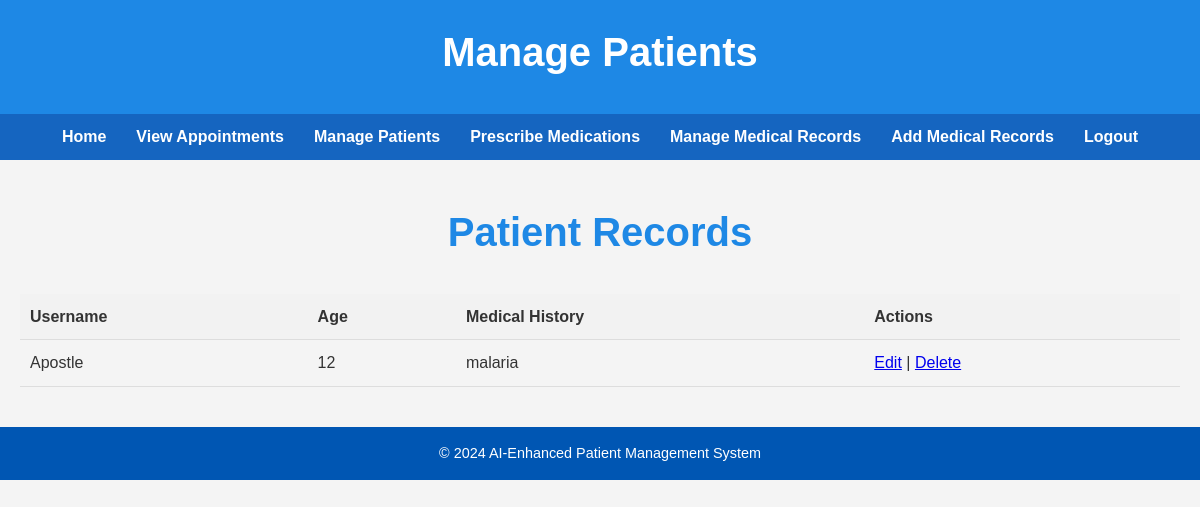
Page /frontend/managePatients.php (signed in) on the committed database.
### tables this page shows
CREATE TABLE `users` (
  `id` int(11) NOT NULL,
  `username` varchar(255) NOT NULL,
  `email` varchar(255) NOT NULL,
  `password` varchar(255) NOT NULL,
  `role` enum('patient','doctor','finance') NOT NULL,
  `age` int(11) DEFAULT NULL,
  `medical_history` text DEFAULT NULL,
  `created_at` timestamp NOT NULL DEFAULT current_timestamp(),
  `is_admin` tinyint(1) NOT NULL DEFAULT 0
);

### frontend/managePatients.php (the view, shortened to what this page needs)
<?php
require 'db.php';
$sql = "SELECT * FROM users WHERE role = 'patient'";
$result = $conn->query($sql);
?>
<!DOCTYPE html>
<html lang="en">
<head>
    <link rel="stylesheet" href="styles.css">
</head>
<body>
    <header>
        <h1>Manage Patients</h1>
    </header>
     <nav>
        <ul>
            <li><a href="doctor_dashboard.php">Home</a></li>
            <li><a href="view_appointments.php">View Appointments</a></li>
            <li><a href="managePatients.php">Manage Patients</a></li>
            <li><a href="prescribeMedications.php">Prescribe Medications</a></li>
            <li><a href="manage_medical_records.php">Manage Medical Records</a></li>
            <li><a href="add_medical_record.php">Add Medical Records</a></li>
             <li><a href="doctor_logout.php">Logout</a></li>
        </ul>
    </nav>
    <main>
        <h2>Patient Records</h2>
        <table>
            <thead>
                <tr>
                    <th>Username</th>
                    <th>Age</th>
                    <th>Medical History</th>
                    <th>Actions</th>
                </tr>
            </thead>
            <tbody>
                <?php while ($row = $result->fetch_assoc()): ?>
                    <tr>
                        <td><?php echo htmlspecialchars($row['username']); ?></td>
                        <td><?php echo htmlspecialchars($row['age']); ?></td>
                        <td><?php echo htmlspecialchars($row['medical_history']); ?></td>
                        <td>
                            <a href="update_patient.php?username=<?php echo urlencode($row['username']); ?>">Edit</a> |
                            <a href="javascript:void(0);" onclick="confirmDeletion('<?php echo urlencode($row['username']); ?>');">Delete</a>
                        </td>
                    </tr>
                <?php endwhile; ?>
            </tbody>
        </table>
    </main>
    <footer>
        <p>© 2024 AI-Enhanced Patient Management System</p>
    </footer>
</body>
</html>

### frontend/styles.css (style rules this page uses)
* { margin: 0; padding: 0; box-sizing: border-box; }
body { font-family: 'Arial', sans-serif; background-color: #f4f4f4; color: #333; line-height: 1.6; }
header { background-color: #1e88e5; color: white; padding: 20px 0; text-align: center; position: relative; }
header h1 { font-size: 2.5rem; margin-bottom: 10px; }
nav { background-color: #1565c0; position: sticky; top: 0; width: 100%; z-index: 1000; }
nav ul { list-style-type: none; display: flex; justify-content: center; padding: 10px 0; }
nav ul li { margin: 0 15px; }
nav ul li a { color: white; text-decoration: none; font-size: 1rem; font-weight: bold; transition: color 0.3s; }
main { padding: 40px 20px; }
h2 { text-align: center; font-size: 2.5rem; margin-bottom: 30px; color: #1e88e5; }
footer { background-color: #1e88e5; color: white; padding: 20px; text-align: center; }
footer { font-size: 0.9em; background-color: #0056b3; color: white; padding: 15px; text-align: center; margin-top: auto; width: 100%; }
table { width: 100%; border-collapse: collapse; }
th, td { padding: 10px; text-align: left; border-bottom: 1px solid #ddd; }
th { background-color: #f2f2f2; }

### rows in the picture
users: username "Apostle", age "12", medical_history "malaria"
